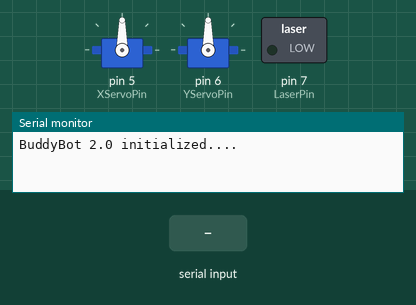
Simulated run of this sketch. Board: Arduino Uno, built with avr-gcc and run on an emulated ATmega328P. On the bench: 2 × servo, switched loads named in the sketch (green lamp = pin HIGH), the last lines printed to the serial monitor. The inputs (shaded band) are chosen by the test bench.

Above: at 6.2 s.
6.3 s: "b" received over the second serial link
At 7.0 s:
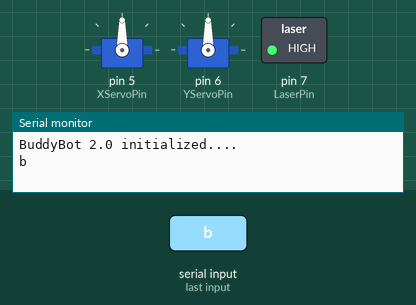
7.8 s: "c" received over the second serial link
At 8.1 s:
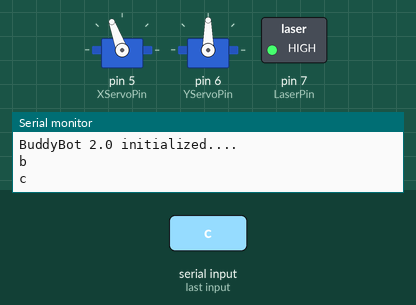
9.3 s: "a" received over the second serial link
At 10.5 s:
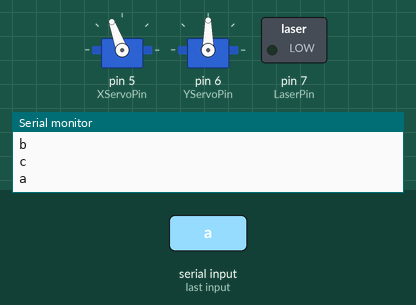
10.8 s: "e" received over the second serial link
At 11.6 s:
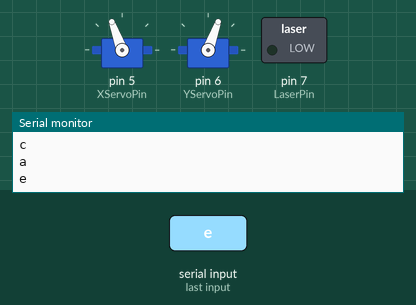
12.3 s: "d" received over the second serial link
At 12.8 s:
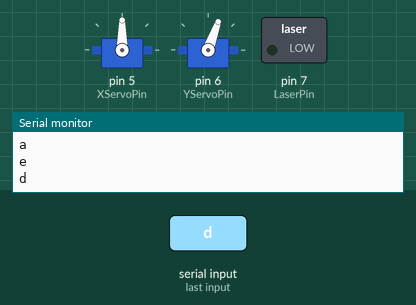
13.8 s: "b" received over the second serial link
At 15.1 s:
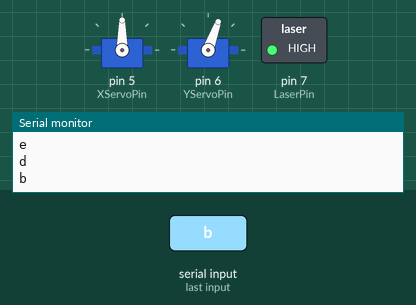
Timing chart, 0 to 16.3 s (numbered marks = the images above; inputs shaded):
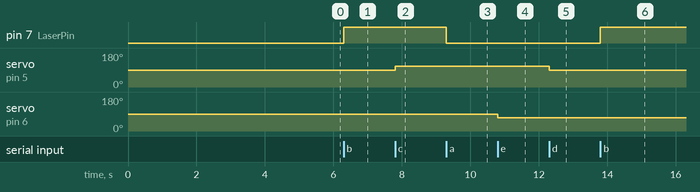

Measured:
- after the input at 6.3 s, pin 7 (LaserPin): LOW → HIGH at once
- after the input at 7.8 s, servo on pin 5 (XServoPin): 90° → 110° at once
- after the input at 9.3 s, pin 7 (LaserPin): HIGH → LOW at once
- after the input at 10.8 s, servo on pin 6 (YServoPin): 90° → 70° at once
- after the input at 12.3 s, servo on pin 5 (XServoPin): 110° → 90° at once
- after the input at 13.8 s, pin 7 (LaserPin): LOW → HIGH at once

The sketch:

BuddyBot2.ino
```cpp
#include <Servo.h>
#include <SoftwareSerial.h>


#define LaserPin 7
#define RXpin 10
#define TXpin 11
#define XServoPin 5
#define YServoPin 6
#define moveAmt 20

int Xpos = 90;
int Ypos = 90;
char BluetoothData;

Servo XServo, YServo;
SoftwareSerial HC(RXpin, TXpin);

void setup() {
  Serial.begin(9600);
  delay(5000);

  // put your setup code here, to run once:
  pinMode(LaserPin, OUTPUT);
  pinMode(RXpin, INPUT);
  pinMode(TXpin, OUTPUT);

  digitalWrite(LaserPin, LOW);

  XServo.attach(XServoPin);
  YServo.attach(YServoPin);
  XServo.write(90);
  delay(5);
  YServo.write(90);
  delay(5);

  HC.begin(9600);
  Serial.println("BuddyBot 2.0 initialized....");
}

void loop() {
  if (HC.available()) {
    BluetoothData = HC.read();
    Serial.println(BluetoothData);
    switch (BluetoothData) {

      case 'a':
        digitalWrite(LaserPin, LOW);
        break;

      case 'b':
        digitalWrite(LaserPin, HIGH);
        break;

      case 'c':  // increment, move left
        Xpos += moveAmt;
        if (Xpos >= 0) {
          XServo.write(Xpos);
          delay(5);
        }
        else {
          Xpos = 0;
        }
        break;

      case 'd': // decrement, move right
        Xpos -= moveAmt;
        if (Xpos <= 180) {
          XServo.write(Xpos);
          delay(5);
        }
        else {
          Xpos = 180;
        }
        break;

      case 'e':  // decrement, move up
        Ypos -= moveAmt;
        if (Ypos >= 0) {
          YServo.write(Ypos);
          delay(5);
        }
        else {
          Ypos = 0;
        }
        break;

      case 'f': // increment, move down
        Ypos += moveAmt;
        if (Ypos <= 180) {
          YServo.write(Ypos);
          delay(5);
        }
        else {
          Ypos = 180;
        }
        break;

      default:
        break;
    }
    delay(100);
  }
}
```
